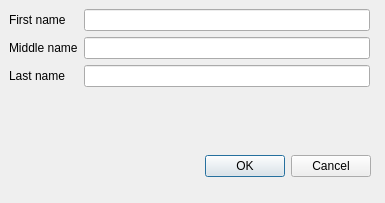
<?xml version="1.0" encoding="UTF-8"?>
<ui version="4.0">
 <class>EditAuthorDialog</class>
 <widget class="QDialog" name="EditAuthorDialog">
  <property name="geometry">
   <rect>
    <x>0</x>
    <y>0</y>
    <width>385</width>
    <height>203</height>
   </rect>
  </property>
  <property name="windowTitle">
   <string>Dialog</string>
  </property>
  <widget class="QDialogButtonBox" name="buttonBox">
   <property name="geometry">
    <rect>
     <x>30</x>
     <y>150</y>
     <width>341</width>
     <height>32</height>
    </rect>
   </property>
   <property name="orientation">
    <enum>Qt::Horizontal</enum>
   </property>
   <property name="standardButtons">
    <set>QDialogButtonBox::Cancel|QDialogButtonBox::Ok</set>
   </property>
  </widget>
  <widget class="QWidget" name="formLayoutWidget">
   <property name="geometry">
    <rect>
     <x>9</x>
     <y>9</y>
     <width>361</width>
     <height>131</height>
    </rect>
   </property>
   <layout class="QFormLayout" name="formLayout">
    <item row="0" column="0">
     <widget class="QLabel" name="label">
      <property name="text">
       <string>First name</string>
      </property>
     </widget>
    </item>
    <item row="0" column="1">
     <widget class="QLineEdit" name="txtFirstName"/>
    </item>
    <item row="1" column="0">
     <widget class="QLabel" name="label_2">
      <property name="text">
       <string>Middle name</string>
      </property>
     </widget>
    </item>
    <item row="1" column="1">
     <widget class="QLineEdit" name="txtMiddleName"/>
    </item>
    <item row="2" column="0">
     <widget class="QLabel" name="label_3">
      <property name="text">
       <string>Last name</string>
      </property>
     </widget>
    </item>
    <item row="2" column="1">
     <widget class="QLineEdit" name="txtLastName"/>
    </item>
   </layout>
  </widget>
 </widget>
 <resources/>
 <connections>
  <connection>
   <sender>buttonBox</sender>
   <signal>accepted()</signal>
   <receiver>EditAuthorDialog</receiver>
   <slot>accept()</slot>
   <hints>
    <hint type="sourcelabel">
     <x>248</x>
     <y>254</y>
    </hint>
    <hint type="destinationlabel">
     <x>157</x>
     <y>274</y>
    </hint>
   </hints>
  </connection>
  <connection>
   <sender>buttonBox</sender>
   <signal>rejected()</signal>
   <receiver>EditAuthorDialog</receiver>
   <slot>reject()</slot>
   <hints>
    <hint type="sourcelabel">
     <x>316</x>
     <y>260</y>
    </hint>
    <hint type="destinationlabel">
     <x>286</x>
     <y>274</y>
    </hint>
   </hints>
  </connection>
 </connections>
</ui>
